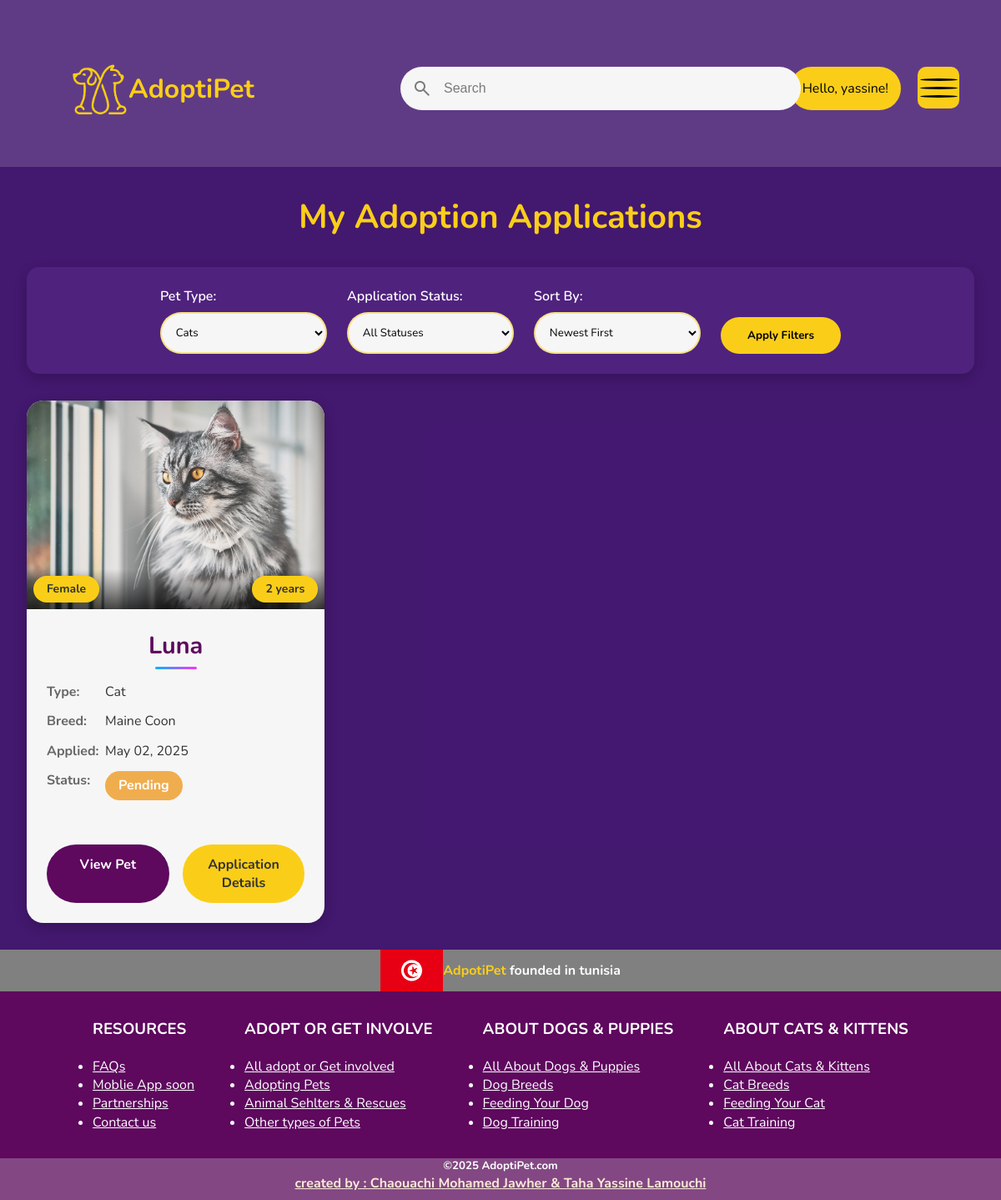
The page /applications.php?type=cat (signed in) on the database its author committed.
### tables this page shows
CREATE TABLE `adoption_applications` (
  `id` int NOT NULL AUTO_INCREMENT,
  `user_id` int DEFAULT NULL,
  `pet_id` int DEFAULT NULL,
  `application_date` timestamp NULL DEFAULT CURRENT_TIMESTAMP,
  `status` enum('pending','approved','rejected') DEFAULT 'pending',
  `notes` text,
  PRIMARY KEY (`id`),
  KEY `user_id` (`user_id`),
  KEY `pet_id` (`pet_id`),
  CONSTRAINT `adoption_applications_ibfk_1` FOREIGN KEY (`user_id`) REFERENCES `users` (`id`) ON DELETE CASCADE,
  CONSTRAINT `adoption_applications_ibfk_2` FOREIGN KEY (`pet_id`) REFERENCES `pets` (`id`) ON DELETE CASCADE
);

CREATE TABLE `pets` (
  `id` int NOT NULL AUTO_INCREMENT,
  `name` varchar(50) NOT NULL,
  `type` varchar(50) NOT NULL,
  `breed` varchar(50) DEFAULT NULL,
  `age` int DEFAULT NULL,
  `gender` varchar(10) DEFAULT NULL,
  `description` text,
  `image_path` varchar(255) DEFAULT NULL,
  `is_adopted` tinyint(1) DEFAULT '0',
  PRIMARY KEY (`id`)
);

### html/applications.php (the view, shortened to what this page needs)
<!DOCTYPE html>
<html lang="en">
<head>
    <link rel="stylesheet" href="../css/style.css">
    <link rel="stylesheet" href="../css/pets.css">
    <link rel="stylesheet" href="../css/application.css">
</head>
<body>
    <header>
        <section>
        <div class="sign-in">
            <?php if (isset($_SESSION["id"])): ?>
                <a class="greeting" href="../php/logout.php">Hello, <?php echo htmlspecialchars($_SESSION["username"]); ?>!</a>
            <?php else: ?>
                <span class="person material-symbols-outlined">person</span>
                <button class="sign-in-btn" id="lgin">SIGN IN</button>
            <?php endif; ?>
        </div>
            <div class="logo">
                <img class="logo-pic" src="../img/logo-nobg.png" >
                <h1 class="txt">AdoptiPet</h1>
            </div>
            <form >
            <div class="search">
                <span class="search-icon material-symbols-outlined">search</span>
                <input class="search-input" type="search" placeholder="Search">
            </div>
            </form>
            <div class="menu-wrap">
                <div class="hamburger">
                    <div></div>
                </div>
            </div>
        </section>
    </header>
    <main class="pets-container">
        <div class="pets-header">
            <h1>My Adoption Applications</h1>
            <div class="filter-container">
                <div class="filter-group">
                    <label for="filter-type">Pet Type:</label>
                    <select id="filter-type" name="type">
                        <option value="cat" <?php echo (isset($_GET['type']) && $_GET['type'] == 'cat') ? 'selected' : ''; ?>>Cats</option>
                    </select>
                </div>
                <div class="filter-group">
                    <label for="filter-status">Application Status:</label>
                    <select id="filter-status" name="status">
                        <option value="">All Statuses</option>
                    </select>
                </div>
                <div class="filter-group">
                    <label for="filter-date">Sort By:</label>
                    <select id="filter-date" name="sort">
                        <option value="newest" <?php echo (isset($_GET['sort']) && $_GET['sort'] == 'newest') ? 'selected' : ''; ?>>Newest First</option>
                    </select>
                </div>
                <button class="filter-button">Apply Filters</button>
            </div>
        </div>
        <div class="pets-grid">
            <?php
            $user_id = $_SESSION['id'];
            include '../php/dbConnection.php';
            $sql = "SELECT a.*, p.name, p.type, p.breed, p.age, p.gender, p.image_path
                    FROM adoption_applications a
                    JOIN pets p ON a.pet_id = p.id
                    WHERE a.user_id = $user_id";
            if(isset($_GET['type']) && !empty($_GET['type'])) {
                $type = $conn->real_escape_string($_GET['type']);
                if($type != "other") {
                    $sql .= " AND p.type = '$type'";
                } else {
                    $sql .= " AND p.type != 'cat' AND p.type != 'dog'";
                }
            }
            if(isset($_GET['sort']) && $_GET['sort'] == 'oldest') {
                $sql .= " ORDER BY a.application_date ASC";
            } else {
                $sql .= " ORDER BY a.application_date DESC";
            }
            $result = $conn->query($sql);
            if ($result && $result->num_rows > 0) {
                while($row = $result->fetch_assoc()) {
                    $pet_image = !empty($row['image_path']) ? $row['image_path'] : '../img/pet-placeholder.jpg';
                    $pet_name = htmlspecialchars($row['name']);
                    $pet_type = htmlspecialchars($row['type']);
                    $pet_breed = htmlspecialchars($row['breed']);
                    $pet_age = htmlspecialchars($row['age']);
                    $pet_gender = htmlspecialchars($row['gender']);
                    $pet_id = htmlspecialchars($row['pet_id']);
                    $application_id = htmlspecialchars($row['id']);
                    $application_date = date('M d, Y', strtotime($row['application_date']));
                    $status = htmlspecialchars($row['status']);
                    $age_suffix = $pet_age == 1 ? "year" : "years";
                    $status_class = 'status-' . $status;
                    echo "
                    <div class='pet-card'>
                        <div class='pet-image-container'>
                            <img src='$pet_image' alt='$pet_name' class='pet-image'>
                            <div class='pet-quick-info'>
                                <span class='pet-gender'>" . ucfirst($pet_gender) . "</span>
                                <span class='pet-age'>$pet_age $age_suffix</span>
                            </div>
                        </div>
                        <div class='pet-info'>
                            <h3 class='pet-name'>$pet_name</h3>
                            <div class='pet-details'>
                                <div class='pet-detail'>
                                    <span class='detail-label'>Type:</span>
                                    <span class='detail-value'>" . ucfirst($pet_type) . "</span>
                                </div>
                                <div class='pet-detail'>
                                    <span class='detail-label'>Breed:</span>
                                    <span class='detail-value'>$pet_breed</span>
                                </div>
                                <div class='pet-detail'>
                                    <span class='detail-label'>Applied:</span>
                                    <span class='detail-value'>$application_date</span>
                                </div>
                                <div class='pet-detail'>
                                    <span class='detail-label'>Status:</span>
                                    <span class='detail-value status-badge $status_class'>" . ucfirst($status) . "</span>
                                </div>
                            </div>
                            <div class='application-actions'>
                                <a href='petInfo.php?id=$pet_id' class='pet-learn-more'>View Pet</a>
                                <a href='appInfo.php?id=$application_id' class='application-details-btn'>Application Details</a>
                            </div>
                        </div>
                    </div>
                    ";
                }
            } else {
                echo "<div class='no-pets-message'>No applications found matching your criteria. Try adjusting your filters or <a href='pets.php'>adopt a pet</a>!</div>";
            }
            ?>
        </div>
    </main>
    <footer>
        <div class="tunisia">
            <img src="../img/tunisia.webp" alt="">
            <h4><span>AdpotiPet</span> founded in tunisia</h4>
        </div>
        <div class="fin">
            <div class="pp">
                <h3>RESOURCES</h3>
                <ul>
                    <li><a href="">FAQs</a></li>
                    <li><a href="">Moblie App soon</a></li>
                    <li><a href="">Partnerships</a></li>
                    <li><a href="">Contact us</a></li>
                </ul>
            </div>
            <div class="pp">
                <h3>ADOPT OR GET INVOLVE</h3>
                <ul>
                    <li><a href="">All adopt or Get involved</a></li>
                    <li><a href="">Adopting Pets</a></li>
                    <li><a href="">Animal Sehlters & Rescues</a></li>
                    <li><a href="">Other types of Pets</a></li>
                </ul>
            </div>
            <div class="pp">
                <h3>ABOUT DOGS & PUPPIES</h3>
                <ul>
                    <li><a href="">All About Dogs & Puppies</a></li>
                    <li><a href="">Dog Breeds</a></li>
                    <li><a href="">Feeding Your Dog</a></li>
                    <li><a href="">Dog Training</a></li>
                </ul>
            </div>
            <div class="pp">
                <h3>ABOUT CATS & KITTENS</h3>
                <ul>
                    <li><a href="">All About Cats & Kittens </a></li>
                    <li><a href="">Cat Breeds</a></li>
                    <li><a href="">Feeding Your Cat</a></li>
                    <li><a href="">Cat Training</a></li>
                </ul>
            </div>
        </div>
        <div class="last">
            <h5>©2025 AdoptiPet.com</h5>
            <h4>created by : Chaouachi Mohamed Jawher & Taha Yassine Lamouchi</h4>
        </div>
    </footer>
</body>
</html>

### css/style.css (style rules this page uses)
:root { --primarycolor:rgba(230, 227, 233, 0.818); --padding:14px; --taille:14px; --asfer:#face18; --asfer-ghama9: rgba(250, 206, 24, 0.8); }
* { box-sizing: border-box; padding: 0; margin: 0; }
body { font-family: 'nunito' ,sans-serif; line-height: 1.4; background-color: rgba(62, 16, 107, 0.818); }
header { height: 200px; position: relative; }
h1 { text-transform: capitalize; }
.sign-in { right: 10vw; top: 10vh; position: absolute; display: flex; width: max-content; background-color: var(--asfer); padding: 15px; border-radius: 50px; cursor: pointer; transition: transform 0.3s ease, box-shadow 0.3s ease; }
.greeting { text-decoration: none; color: black; }
.search { position: absolute; top: 10vh; right: 20vw; width: 40vw; display: flex; align-items: center; padding: var(--padding); border-radius: 28px; background-color: #f6f6f6; transition: background 0.25s, box-shadow 0.25s; }
.search-input { width: 90%; font-size: 16px; color: #333333; margin-left: var(--padding); border: none; outline: none; background: transparent; }
.search-input::placeholder,.search-icon { color: rgba(0,0,0,0.5); }
.logo { position: absolute; display: flex; left: 7vw; top: 9vh; }
.logo-pic { width: 70px; height: 70px; top: 0; }
.logo h1 { color: #face18; align-items: center; justify-content: center; display: flex; font-weight: bold; font-size: 2em; }
.menu-wrap { position: fixed; left: 0; right: 0; z-index: 4; }
.hamburger { z-index: 4; position: absolute; top: 10vh; right: 50px; width: 50px; height: 50px; background-color: var(--asfer); display: flex; border-radius: 20%; align-items: center; justify-content: center; }
.hamburger > div { position: relative; width: 90%; height: 3px; background-color: black; transition: all 0.4s ease; border-radius: 50%; }
.hamburger > div::before, .hamburger > div::after { content: ''; position: absolute; width: 100%; height: 3px; top: -10px; background-color: black; border-radius: 50%; }
.hamburger > div::after { top: 10px; }
.logo .txt { cursor: pointer; }
footer { background-color: rgb(94, 8, 94); position: relative; }
.tunisia { height: 50px; background-color: gray; display: flex; justify-content: center; align-items: center; }
.tunisia img { height: 50px; }
.tunisia span { color: var(--asfer); }
.tunisia h4 { color: white; }
.fin { height: 200px; display: flex; justify-content: center; align-items: center; }
.pp { margin: 30px; color: white; }
.pp h3 { margin-bottom: 20px; }
.pp a { color: white; }
.last { position: relative; display: flex; height: 50px; background-color: rgb(131, 72, 131); align-items: center; flex-direction: column; }
.last h5 { color: white; }
.last h4 { color: antiquewhite; text-decoration: underline; }

### css/application.css (style rules this page uses)
.status-badge { display: inline-block; padding: 0.4rem 1rem; border-radius: 50px; font-weight: bold; text-align: center; }
.status-pending { background-color: #f0ad4e; color: #fff; }
.application-actions { display: flex; gap: 1rem; margin-top: 1rem; }
.pet-learn-more, .application-details-btn { flex: 1; display: block; text-align: center; padding: 0.8rem; border-radius: 50px; font-weight: bold; text-decoration: none; transition: background-color 0.3s ease, transform 0.3s ease; }
.pet-learn-more { background-color: rgb(94, 8, 94); color: white; }
.application-details-btn { background-color: var(--asfer); color: #333; }
.greeting { text-decoration: none; color: black; }

### rows shown on the page
adoption_applications: pet.image_path (picture), pet.gender "Female", pet.age "2", pet.age "years", pet.name "Luna", pet.type "Cat", pet.breed "Maine Coon", application_date "May 02, 2025", status "Pending"

### other values the page prints
$_SESSION["username"] "yassine"
